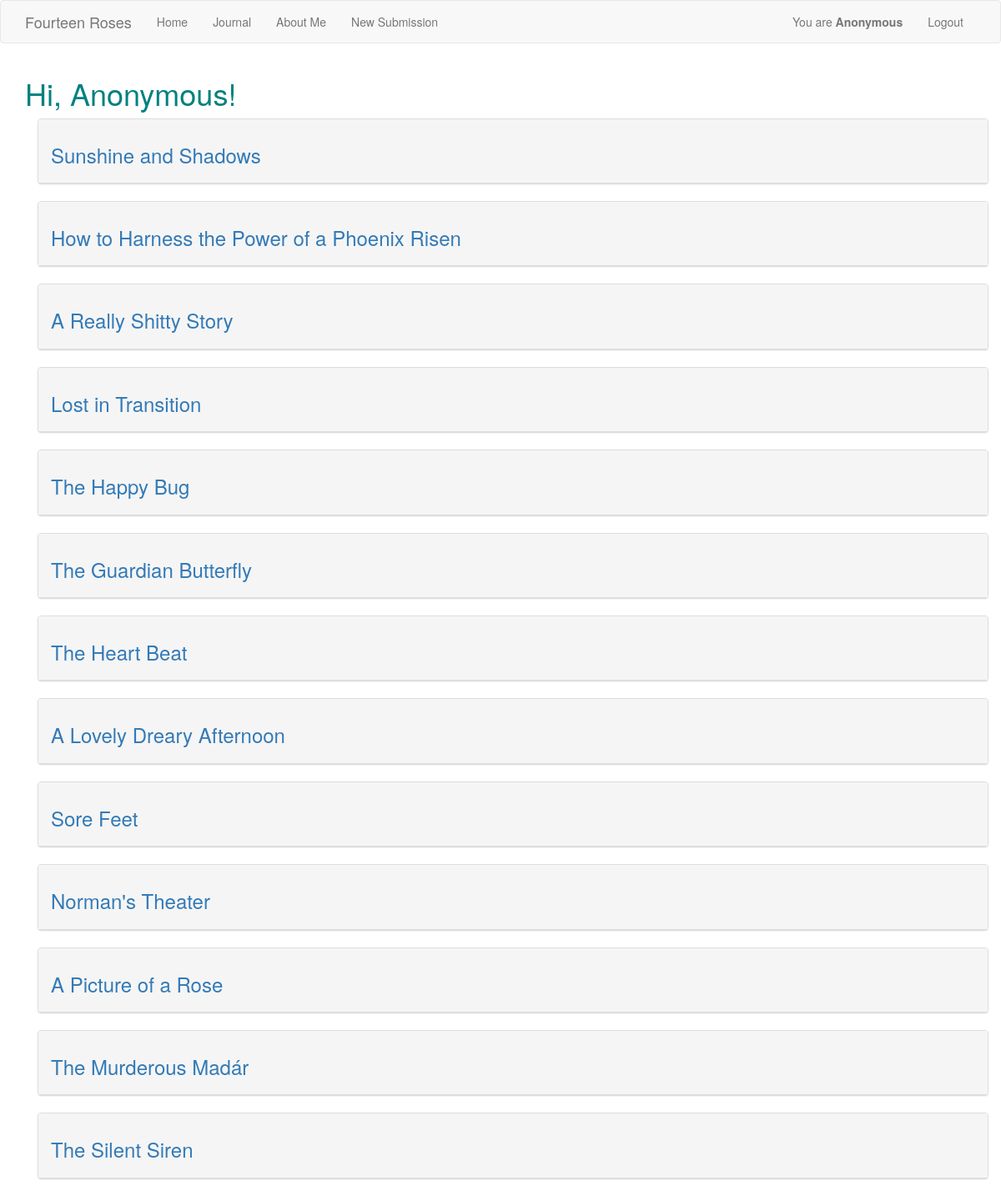
The page /index (signed in) on the database its author committed.
### app/models.py (models this page shows, shortened)
class User(UserMixin, db.Model):
    __tablename__ = 'user'
    id = db.Column(db.Integer, primary_key=True)
    username = db.Column(db.String(64), index=True, unique=True)
    email = db.Column(db.String(120), index=True, unique=True)
    password_hash = db.Column(db.String(128))
    posts = db.relationship('Post', back_populates='author',)
    story_posts = db.relationship('StoryPost', back_populates='author',)

class StoryPost(db.Model):
    __tablename__ = 'storypost'
    id = db.Column(db.Integer, primary_key=True)
    title = db.Column(db.String(50))
    body = db.Column(db.String())
    timestamp = db.Column(db.DateTime, index=True, default=datetime.utcnow)
    user_id = db.Column(db.Integer, db.ForeignKey('user.id'))
    author = db.relationship('User', back_populates='story_posts',)
    comments = db.relationship('Post', back_populates='story',)

### app/routes.py (the view)
@app.route('/index')
def index():
    posts = StoryPost.query.all()
    for x in posts:
        if x.title == 'Announcments':
            posts.remove(x)
    posts = reversed(posts)
    return render_template("index.html", title='Journal', posts=posts, current_user=current_user,)

### app/models.py (called while the page is built)
@login.user_loader
def load_user(user_id):
    return User.query.get(int(user_id))

### app/templates/index.html (shortened to what this page needs)
{% extends "base.html" %}
{% block app_content %}
    {% if current_user.is_anonymous %}
    <h1>Writing Journal Entries</h1>
    {% else %}
    <h1>Hi, {{ current_user.username }}!</h1>
    {% endif %}
    {% for post in posts %}
        {% include 'post/_storypost.html' %}
    {% endfor %}
{% endblock %}

### app/templates/base.html (shortened to what this page needs)
<!DOCTYPE html>
<html lang="en">
{% extends 'bootstrap/base.html' %}
{% block styles %}
    {{ super() }}
{% endblock %}
{% block navbar %}
    <nav class="navbar navbar-default">
        <div class="container">
            <div class="navbar-header">
                <a class="navbar-brand" href="{{ url_for('index') }}">Fourteen Roses</a>
            </div>
            <div class="collapse navbar-collapse" id="bs-navbar-collapse-screen">
                <ul class="nav navbar-nav">
                    <li><a href="{{ url_for('home') }}">Home</a></li>
                </ul>
                <ul class="nav navbar-nav">
                    <li><a href="{{ url_for('index') }}">Journal</a></li>
                </ul>
                <ul class="nav navbar-nav">
                    <li><a href="{{ url_for('about_me') }}">About Me</a></li>
                </ul>
                <ul class="nav navbar-nav">
                    <li><a href="{{ url_for('submission') }}">New Submission</a></li>
                </ul>
                <ul class="nav navbar-nav navbar-right">
                    {% if current_user.is_anonymous %}
                    <li><a href="{{ url_for('login') }}">Login</a></li>
                    {% else %}
                    <li><a>You are <strong>{{ current_user.username }}</strong></a></li>
                    <li><a href="{{ url_for('logout') }}">Logout</a></li>
                    {% endif %}
                </ul>
            </div>
        </div>
    </nav>
{% endblock %}
{% block content %}
    <div class="container">
        {% block app_content %}{% endblock %}
    </div>
{% endblock %}

### app/templates/post/_storypost.html
<div class=container>
        <div class="panel panel-default">
            <div class="panel-heading"><h3><a href="{{ url_for('story', title=post.title) }}">
                {{ post.title }}</a></h3></div>
        </div>
</div>

### app/templates/index.html (style rules this page uses)
h1 { color: teal }

### rows shown on the page
User: username "Anonymous"
StoryPost: title "Sunshine and Shadows"
StoryPost: title "How to Harness the Power of a Phoenix Risen"
StoryPost: title "A Really Shitty Story"
StoryPost: title "Lost in Transition"
StoryPost: title "The Happy Bug"
StoryPost: title "The Guardian Butterfly"
StoryPost: title "The Heart Beat"
StoryPost: title "A Lovely Dreary Afternoon"
StoryPost: title "Sore Feet"
StoryPost: title "Norman's Theater"
StoryPost: title "A Picture of a Rose"
StoryPost: title "The Murderous Madár"
StoryPost: title "The Silent Siren"
